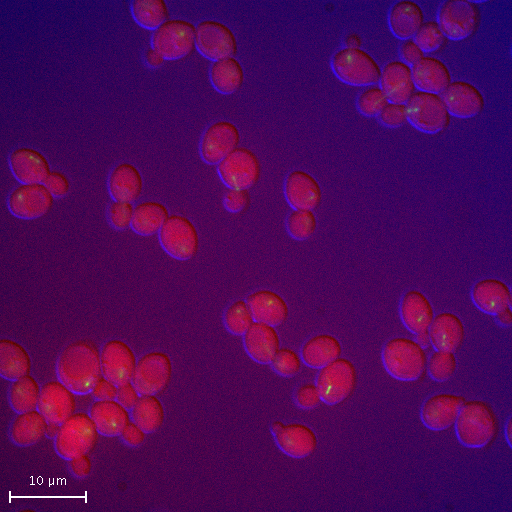
#> input picture test/image/yrc_16.png, 512 x 512 px, given in place of ., which was not available
$ python -i dismantler.py   (imports and definitions only)   (older library calls are emulated)
#> lines starting #> are read from the running program, lines starting #| are printed output that depends on the picture; after the words box and inside, x2 and y2 are one past the last pixel; in counts of white or black regions, pixels touching at a corner belong together; pictures that were not available may be replaced by others from this repository, and a replacement may not be noted
import os
import cv2 as cv
import numpy as np


class Dismantler:
    def __init__(self, thresholds=None):
        if thresholds is None:
            thresholds = {
                'blackThres': 0.8,
                'whiteThres': 0.8,
                'white2Thres': 0.001,
                'whiteblackThres': 0.9,
                'areaThres': 1000,
                'splitThres': 0.999,
                'varThres': 0,
                'var2Thres': 100}
        self.thresholds = thresholds

    def dismantle(self, files, SAVE_DIR):
#> called with files = '../test/image/yrc_16.png', SAVE_DIR = 'out.png'
        for path in files:
            img = cv.imread(path)
#> img is the input picture: shape (512, 512, 3); mean B, G, R 87.4, 5.6, 77.9
            basename = os.path.basename(path)  # oo.jpg
            subimgs = self.get_sub_images(img)
#> in get_sub_images, `gray = cv.cvtColor(img, cv.COLOR_BGR2GRAY)`:
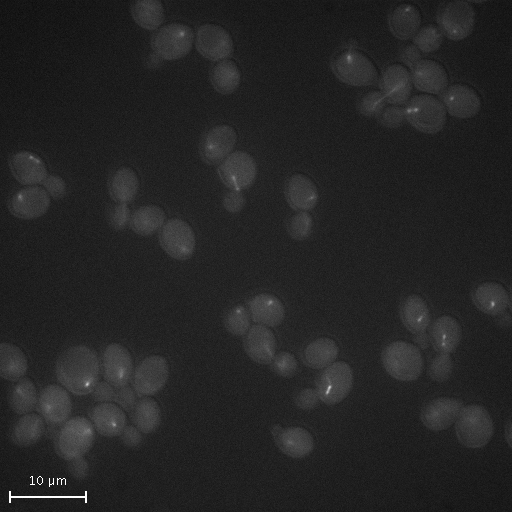
#> gray: shape (512, 512); min 12, max 255, mean 36.5
#> in get_sub_contours, `white_ratio = np.sum(gray == 255) / area`: white_ratio = 0.00104
#> in get_sub_contours, `black_ratio = np.sum(gray == 0) / area`: black_ratio = 0
            if subimgs is None:
                continue
            for i, subimg in enumerate(subimgs):
                subimg_DIR = os.path.join(SAVE_DIR, 'subimg')
                os.makedirs(subimg_DIR, exist_ok=True)
                savename = os.path.join(
                    subimg_DIR, '{}-{:03}.png'.format(basename, i))
                cv.imwrite(savename, subimg)
                subimg_cut_DIR = os.path.join(SAVE_DIR, 'subimg_cut')
                os.makedirs(subimg_cut_DIR, exist_ok=True)
                savename = os.path.join(
                    subimg_cut_DIR, os.path.basename(savename))
                self.get_rectangle(subimg, savename)

    @staticmethod
    def indices(a, func):
        return [i for (i, val) in enumerate(a) if func(val)]

    def get_fire_lane_map(self, gray, orientation=0, offset=None):
        # Pre-processing #
#> called with orientation = 0
        fire_lane_map = np.zeros(gray.shape[0:2])
        imgDim = gray.shape
#> imgDim = (512, 512)
        arraySum = np.sum(gray, axis=orientation)
#> arraySum = 512 values, max 22451 at index 86, min 14763 at index 0, mean 18698
        arraySum_nor = arraySum / float(np.max(arraySum))
#> arraySum_nor = 512 values, max 1 at index 86, min 0.658 at index 0, mean 0.833
        arrayVar = np.var(abs(gray - 127), axis=orientation)
#> arrayVar = 512 values, max 427.1 at index 86, min 18.07 at index 195, mean 138.9

        blank_line = self.indices(zip(arrayVar, arraySum_nor), lambda x: x[0] < self.thresholds['varThres'] or (
            x[0] < self.thresholds['var2Thres'] and x[1] > self.thresholds['splitThres']))
#> blank_line = []

        # Alternate orientation #
        if offset is None:
            offset = [0, 0]
        if orientation is 1:
            if len(blank_line) > 0:
                blank_line_loc = np.asarray(blank_line) + offset[0]
                fire_lane_map[blank_line_loc,
                              offset[1]: offset[1] + imgDim[1]] = 1
        else:
            if len(blank_line) > 0:
                blank_line_loc = np.asarray(blank_line) + offset[1]
                fire_lane_map[offset[0]: offset[0] +
                              imgDim[0], blank_line_loc] = 1

        return fire_lane_map

    def get_effective_region_mask(self, gray):
        fire_lane_map_vertical = self.get_fire_lane_map(gray, orientation=0)
#> fire_lane_map_vertical: shape (512, 512) float64; every value is 0
        fire_lane_map_horizontal = self.get_fire_lane_map(gray, orientation=1)
        mask = fire_lane_map_vertical + fire_lane_map_horizontal
        mask = np.where(mask > 0, 0, 1)
#> mask: shape (512, 512) int64; every value is 1
        return mask

    def get_sub_contours(self, gray, offset=None):
        if offset is None:
            offset = [0, 0]
        area = gray.flatten().shape[0]
        white_ratio = np.sum(gray == 255) / area
        black_ratio = np.sum(gray == 0) / area

        if (white_ratio > self.thresholds['whiteThres'] or black_ratio > self.thresholds['blackThres']) or (
                black_ratio + white_ratio > self.thresholds['whiteblackThres'] or area < self.thresholds['areaThres']):
            return None
        if white_ratio < self.thresholds['white2Thres']:
            return [np.array([[[0, 0]], [[0, gray.shape[0]]], [[gray.shape[1], gray.shape[0]]], [
                [gray.shape[1], 0]]], dtype='int32') + offset]

        mask = self.get_effective_region_mask(gray)
        _, contours, hierarchy = cv.findContours(
            (mask * 255).astype('uint8'), cv.RETR_TREE, cv.CHAIN_APPROX_SIMPLE)
#> contours = [[[0, 0], [0, 511], [511, 511], [511, 0]]]
        areas = [cv.contourArea(cont) for cont in contours]
#> areas = [261121]
        cnts = [contours[i]
                for i in range(len(contours)) if areas[i] > max(areas) / 10]
#> cnts = [[[0, 0], [0, 511], [511, 511], [511, 0]]]
        bound = [cv.boundingRect(cnt) for cnt in cnts]
#> bound = [(0, 0, 512, 512)]
        if len(bound) is 1:
            return [cnts[0] + offset]

        subcnts = []
        for x, y, w, h in bound:
            subsubcnts = self.get_sub_contours(
                gray[y:y + h, x:x + w], offset=[x, y])
            if subsubcnts is not None:
                subcnts += subsubcnts

        return [c + offset for c in subcnts]

    def get_sub_images(self, img):
        """
        parameters
        ----------
        img: numpy.ndarray (uint8)
        """
        if len(img.shape) is 3:
            gray = cv.cvtColor(img, cv.COLOR_BGR2GRAY)
        else:
            gray = img.copy()
        self.subcnts_ = self.get_sub_contours(gray)
#> self.subcnts_ = [[[0, 0], [0, 511], [511, 511], [511, 0]]]
        if self.subcnts_ is None:
            return None
        bound = [cv.boundingRect(cnt) for cnt in self.subcnts_]
#> bound = [(0, 0, 512, 512)]
        subimgs = [img[y: y + h, x: x + w] for x, y, w, h in bound]
#> subimgs = 1 item
        return subimgs

    @staticmethod
    def get_rectangle(img, savename):
        """
        parameters
        ----------
        img: numpy.ndarray (uint8)
        savename: string
        """
        # Otsu threshold
        if len(img.shape) is 3:
            gray = cv.cvtColor(img, cv.COLOR_BGR2GRAY)
        else:
            gray = img
        retval, dst = cv.threshold(
            gray, 0, 255, cv.THRESH_BINARY | cv.THRESH_OTSU)
        dst = cv.bitwise_not(dst)

        # get rectangle candidate
        image, contours, hierarchy = cv.findContours(
            dst, cv.RETR_TREE, cv.CHAIN_APPROX_SIMPLE)
        areas = [cv.contourArea(cont) for cont in contours]
        rect = [contours[i] for i in range(len(areas)) if areas[i] > 10000]
        rect = [cnt for cnt in rect if len(cnt) < 50]

        # get bound line
        bound = [cv.boundingRect(cnt) for cnt in rect]

        # draw filled rectangle
        img_rect = np.zeros(gray.shape).astype('uint8')
        for x, y, w, h in bound:
            cv.rectangle(img_rect, (x, y), (x + w, y + h), (255, 255, 255), -1)

        # get contours again
        image, contours, hierarchy = cv.findContours(
            img_rect, cv.RETR_TREE, cv.CHAIN_APPROX_SIMPLE)
        bound = [cv.boundingRect(cnt) for cnt in contours]
        for i, (x, y, w, h) in enumerate(bound):
            if len(img.shape) is 3:
                dst = img[y: y + h, x: x + w, :]
            else:
                dst = img[y: y + h, x: x + w]
            if img.shape[0] > 20 and img.shape[1] > 20:
                cv.imwrite('{}-{:03}.png'.format(savename.rsplit('.', 1)
                                                 [-2], i), np.array(dst).astype('uint8'))
            # cvimshow(np.array(dst).astype('uint8'))
        if len(bound) is 0:
            if img.shape[0] * \
                    img.shape[1] > 1000 and img.shape[0] > 20 and img.shape[1] > 20:
                cv.imwrite('{}-{:03}.png'.format(savename.rsplit('.', 1)
                                                 [-2], 0), img)

>>> result = Dismantler().dismantle('../test/image/yrc_16.png', 'out.png')
#> the loop in dismantle, `for i, subimg in enumerate(subimgs):` made 1 pass
#> retval in get_rectangle on pass 1: 45
#> pass 1, in get_rectangle, `retval, dst = cv.threshold( gray, 0, 255, cv.THRESH_BINARY | cv.THRESH..`:
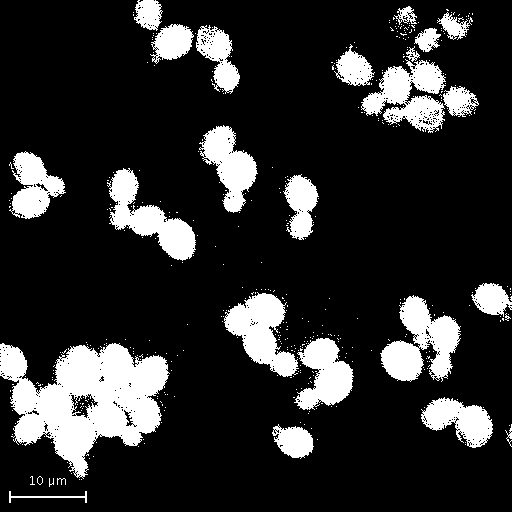
#> dst: shape (512, 512); 17.3% white; 423 white regions (399 under 20 px), largest, box (x1, y1, x2, y2) and area: (0, 343, 170, 479) 12601, (380, 295, 461, 382) 3733, (361, 59, 446, 133) 3358
#> pass 3 of the loop in dismantle, `for path in files:`:
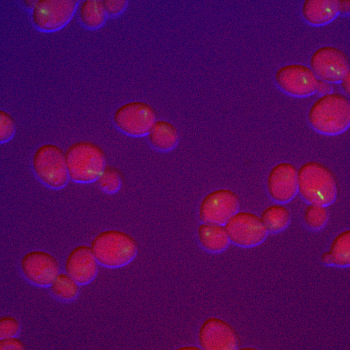
#> input picture test/image/yrc_16_60degree.png, 350 x 350 px, given in place of , which was not available
#> in dismantle, img is the input picture: shape (350, 350, 3); mean B, G, R 87.7, 5.3, 82.9
#> in get_sub_images (call 3), `gray = cv.cvtColor(img, cv.COLOR_BGR2GRAY)`:
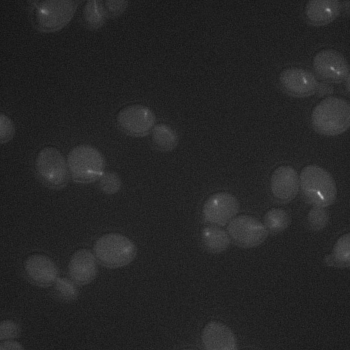
#> gray: shape (350, 350); min 19, max 198, mean 37.9
#> self.subcnts_ = [[[0, 0], [0, 350], [350, 350], [350, 0]]]
#> in get_sub_images (call 3), `bound = [cv.boundingRect(cnt) for cnt in self.subcnts_]`: bound = [(0, 0, 351, 351)]
#> the loop in dismantle, `for i, subimg in enumerate(subimgs):` made 1 pass
#> retval in get_rectangle on pass 1: 46
#> pass 1, in get_rectangle (call 3), `retval, dst = cv.threshold( gray, 0, 255, cv.THRESH_BINARY | cv.THRESH..`:
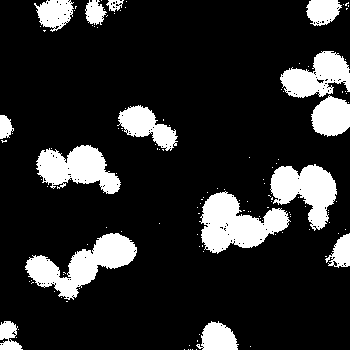
#> dst: shape (350, 350); 16.3% white; 127 white regions (112 under 20 px), largest, box (x1, y1, x2, y2) and area: (199, 191, 291, 254) 3142, (25, 233, 137, 300) 3132, (270, 164, 337, 231) 2509
#> the loop made 5 passes; the first 3 are shown
#> (the run stopped early here; a loop or call above may not have finished)
